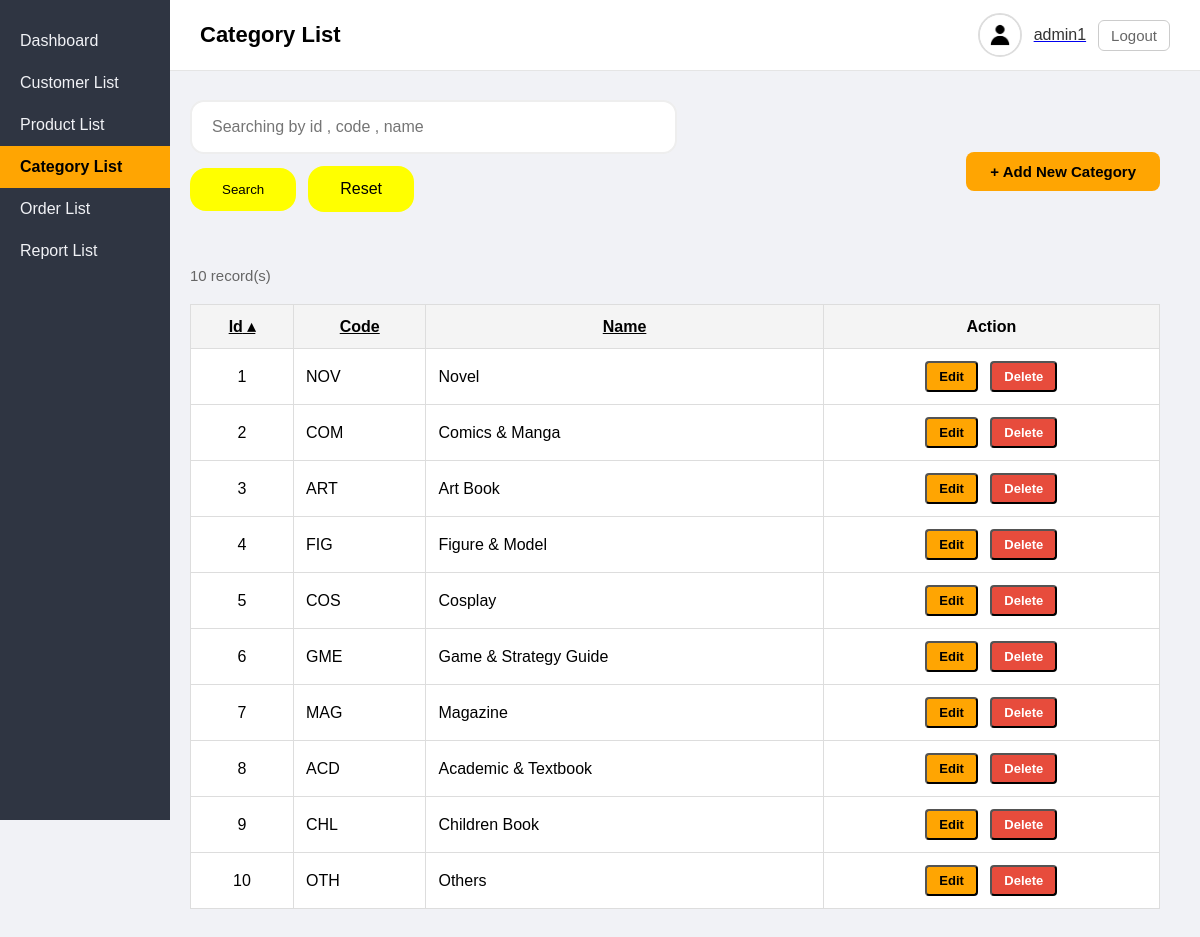
Before: /admin/page/category.php (signed in) with the older database file.
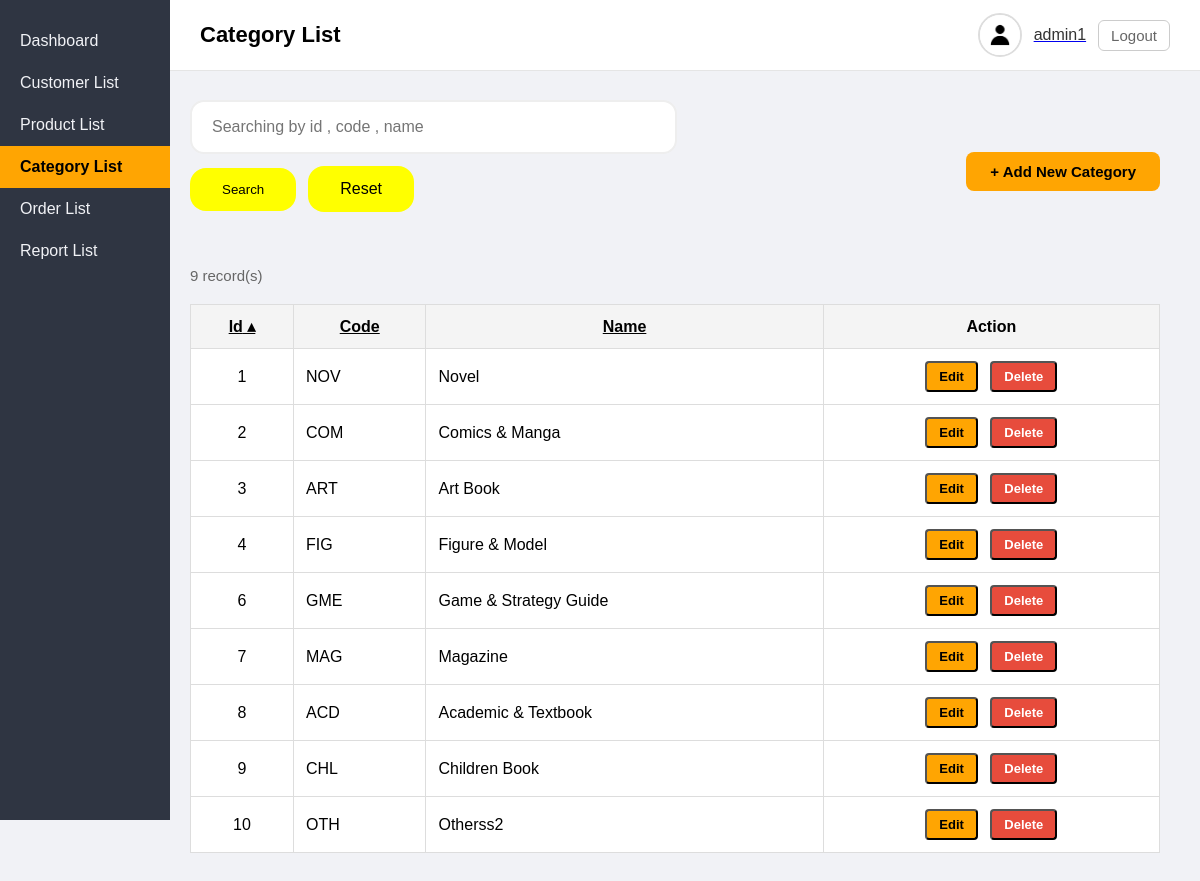
After: the same page with the newer database file.
### tables this page shows
CREATE TABLE `category` (
  `category_id` int(11) NOT NULL,
  `category_code` char(10) NOT NULL,
  `category_name` varchar(100) NOT NULL,
  `sort_order` int(11) DEFAULT 0
);

### admin/lib/SimplePager.php (called while the page is built, shortened)
<?php
class SimplePager {
    public function __construct($query, $params, $limit, $page) {
            global $_db;
            $this->limit = ctype_digit((string)$limit) ? max((int)$limit, 1) : 10;
            $this->page  = ctype_digit((string)$page)  ? max((int)$page, 1)   : 1;
            $count_query = $query;
            $count_query = preg_replace('/\s+ORDER\s+BY\s+.*$/i', '', $count_query);
            $count_query = preg_replace('/^SELECT\s+.+?\s+FROM/i', 'SELECT COUNT(*) FROM', $count_query, 1);
            $stm = $_db->prepare($count_query);
            $stm->execute($params);
            $this->item_count = (int)$stm->fetchColumn();
            $this->page_count = ceil($this->item_count / $this->limit);
            $this->page = min($this->page, max(1, $this->page_count));
            $offset = ($this->page - 1) * $this->limit;
            $final_query = $query . " LIMIT $offset, {$this->limit}";
            $stm = $_db->prepare($final_query);
            $stm->execute($params);
            $this->result = $stm->fetchAll();
    }
}

### admin/page/category.php (the view, shortened to what this page needs)
<?php
require '../_base.php';
$fields = [
    'category_id'         => 'Id',
    'category_code'       => 'Code',
    'category_name'         => 'Name',
];
$q = [];
$qs = implode('&', $q);
$sql = "SELECT *
        FROM category
        WHERE 1=1
       ";
$params = [];
$sort = req('sort');
key_exists($sort, $fields) || $sort = 'category_id';
$dir = req('dir');
in_array($dir, ['asc', 'desc']) || $dir = 'asc';
$sql .= " ORDER BY $sort $dir";
$page = req('page', 1);
require_once '../lib/SimplePager.php';
$p = new SimplePager($sql, $params, 10, $page);
$arr = $p->result;
include '../_head.php';
?>
<div class="content">
        <div style="display:flex; justify-content:space-between; align-items:center; margin-bottom:25px; flex-wrap:wrap; gap:20px;">
            <div class = "search-bar">
            <form method ="get" class="search-form">
            <?= html_search('name','Searching by id , code , name') ?>
            <button style="padding:14px 32px; background:yellow; color:black; border:none; border-radius:16px; ">
                Search</button>
            <a href="category.php" style="padding:14px 32px; background:yellow; color:black; border:none; border-radius:16px; text-decoration: none; ">
                Reset</a>
            </div>
            <a href="/admin/category/insert.php" class="btn-add">+ Add New Category</a>
        </div>
        <p style="margin:20px 0; color:#666; font-size:15px;">
          <?= $p->item_count ?> record(s)
        </p>
    <table class="product-table" >
        <tr>
            <?= table_headers($fields, $sort, $dir ,"page=$page&$qs") ?>
            <th>Action</th>
        </tr>
        <?php if (empty($arr)): ?>
            <tr>
                <td colspan="4" class="no-find">NO PRODUCT FIND</td>
            </tr>
        <?php else: ?>
            <?php foreach ($arr as $s): ?>
            <tr>
                <td><?= encode($s->category_id) ?></td>
                <td><?= encode($s->category_code) ?></td>
                <td >
                    <?= encode($s->category_name)?>
                </td>
                <td style="text-align:center;">
                    <button data-get="../category/update.php?id=<?= encode($s->category_id) ?>" class="btn edit">Edit</button>
                    <button data-post="../category/delete.php?id=<?= encode($s->category_id) ?>"
                       data-confirm="Confirm delete「<?= encode($s->category_name) ?>」？"
                       class="btn delete">Delete</button>
                </td>
            </tr>
            <?php endforeach ?>
        <?php endif;  ?>
    </table>
</div>
<?php
include '../_foot.php';

### admin/_base.php (shortened to what this page needs)
<?php
function req($key, $value = null) {
    $value = $_REQUEST[$key] ?? $value;
    return is_array($value) ? array_map('trim', $value) : trim($value);
}
function encode($value) {
    return htmlentities($value);
}
function html_search($key, $placeholder ,$attr = '') {
    $value = encode($GLOBALS[$key] ?? '');
    $ph = $placeholder ? "placeholder='$placeholder'" : '';
    echo "<input type='search' id='$key' name='$key' value='$value' $ph $attr>";
}
function table_headers($fields, $sort, $dir, $href = '') {
    foreach ($fields as $k => $v) {
        $d = 'asc';
        $c = '';
        if($k ==$sort){
            $d = $dir =='asc'?'desc':'asc';
            $c = $dir;
        }
        echo "<th><a href='?sort=$k&dir=$d&$href' class='$c'>$v</a></th>";
    }
}

Changed rows visible on the page:
removed category: category_id "5", category_code "COS", category_name "Cosplay"
changed category "OTH": category_name "Others" → "Otherss2"
Other visible differences:
$p->item_count: "10" → "9"
